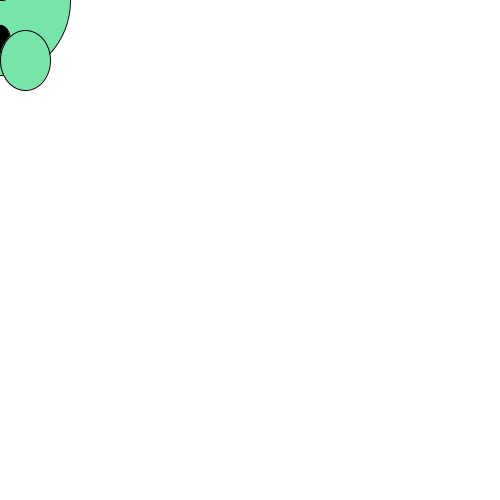
Frame 1 (no input)
Frame 60 (the mouse pressed at the canvas centre just before this capture): identical to frame 1, image omitted
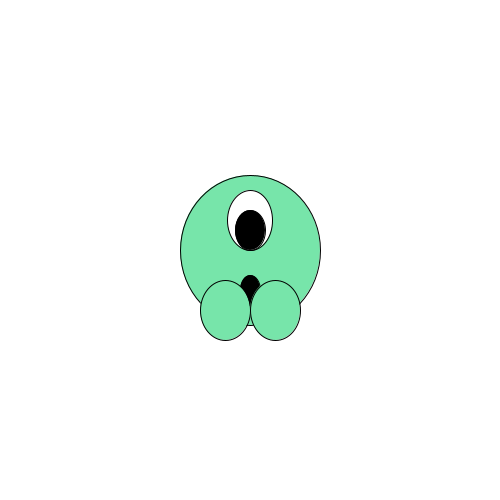
Frame 120 (the mouse held since frame 60 and released just before this capture)

The Processing sketch that drew these frames (run headless with seeded random() and noise(); from frame 60 on, the mouse is pressed at the canvas centre):

// Processing sketch: processing_122473
// ── processing_122473.pde

void setup(){
  size(500,500);
}

void draw(){
  background(255,255,255);
  /*head*/
  stroke(0);
  fill(119,229,170);
  ellipseMode(CENTER);
  ellipse(mouseX,mouseY,140,150);
  /*eyes*/
  fill(255);
  ellipse(mouseX,mouseY-30,45, 60);
  fill(0);
  ellipse(mouseX,mouseY-20,30,40);
  /*mouth*/
  fill(0);
  ellipse(mouseX,mouseY+40,20,30);
  /*body*/
  fill(119,229,170);
  ellipse(mouseX-25,mouseY+60,50,60);
  fill(119,229,170);
  ellipse(mouseX+25,mouseY+60,50,60);
}
